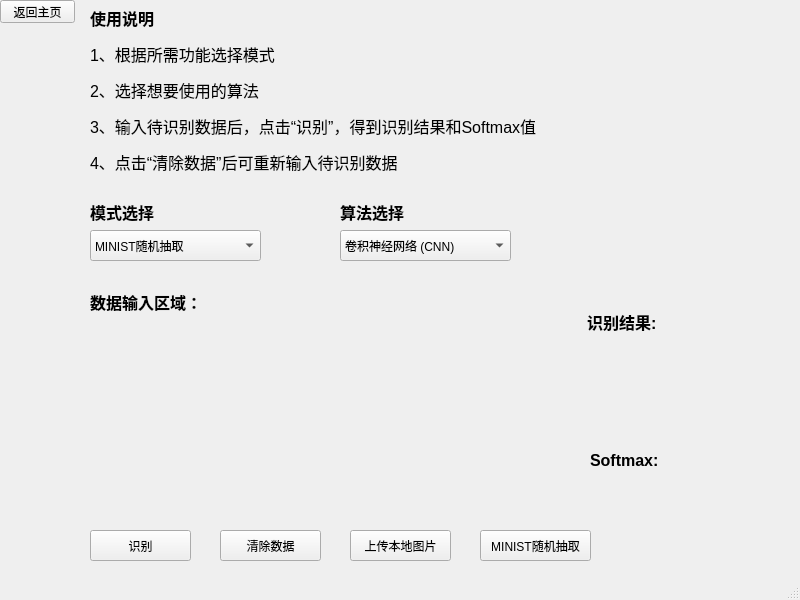
<?xml version="1.0" encoding="UTF-8"?>
<ui version="4.0">
 <class>MainWindow</class>
 <widget class="QMainWindow" name="MainWindow">
  <property name="geometry">
   <rect>
    <x>0</x>
    <y>0</y>
    <width>800</width>
    <height>600</height>
   </rect>
  </property>
  <property name="windowTitle">
   <string>单个数字识别</string>
  </property>
  <widget class="QWidget" name="centralwidget">
   <widget class="QLabel" name="label">
    <property name="geometry">
     <rect>
      <x>90</x>
      <y>0</y>
      <width>481</width>
      <height>181</height>
     </rect>
    </property>
    <property name="text">
     <string>&lt;html&gt;&lt;head/&gt;&lt;body&gt;&lt;p&gt;&lt;span style=&quot; font-size:12pt; font-weight:600;&quot;&gt;使用说明&lt;/span&gt;&lt;/p&gt;&lt;p&gt;&lt;span style=&quot; font-size:12pt;&quot;&gt;1、根据所需功能选择模式&lt;/span&gt;&lt;/p&gt;&lt;p&gt;&lt;span style=&quot; font-size:12pt;&quot;&gt;2、选择想要使用的算法&lt;/span&gt;&lt;/p&gt;&lt;p&gt;&lt;span style=&quot; font-size:12pt;&quot;&gt;3、输入待识别数据后，点击“识别”，得到识别结果和Softmax值&lt;/span&gt;&lt;/p&gt;&lt;p&gt;&lt;span style=&quot; font-size:12pt;&quot;&gt;4、点击“清除数据”后可重新输入待识别数据&lt;/span&gt;&lt;/p&gt;&lt;/body&gt;&lt;/html&gt;</string>
    </property>
   </widget>
   <widget class="QLabel" name="label_2">
    <property name="geometry">
     <rect>
      <x>90</x>
      <y>200</y>
      <width>71</width>
      <height>21</height>
     </rect>
    </property>
    <property name="text">
     <string>&lt;html&gt;&lt;head/&gt;&lt;body&gt;&lt;p&gt;&lt;span style=&quot; font-size:12pt; font-weight:600;&quot;&gt;模式选择&lt;/span&gt;&lt;/p&gt;&lt;/body&gt;&lt;/html&gt;</string>
    </property>
   </widget>
   <widget class="QComboBox" name="comboBox">
    <property name="geometry">
     <rect>
      <x>90</x>
      <y>230</y>
      <width>171</width>
      <height>31</height>
     </rect>
    </property>
    <item>
     <property name="text">
      <string>MINIST随机抽取</string>
     </property>
    </item>
    <item>
     <property name="text">
      <string>鼠标手写输入</string>
     </property>
    </item>
    <item>
     <property name="text">
      <string>上传本地图片</string>
     </property>
    </item>
   </widget>
   <widget class="QComboBox" name="comboBox_2">
    <property name="geometry">
     <rect>
      <x>340</x>
      <y>230</y>
      <width>171</width>
      <height>31</height>
     </rect>
    </property>
    <item>
     <property name="text">
      <string>卷积神经网络 (CNN)</string>
     </property>
    </item>
    <item>
     <property name="text">
      <string>深度卷积神经网络 (深度CNN)</string>
     </property>
    </item>
    <item>
     <property name="text">
      <string>最近邻算法 (KNN)</string>
     </property>
    </item>
    <item>
     <property name="text">
      <string>支持向量机 (SVM)</string>
     </property>
    </item>
   </widget>
   <widget class="QLabel" name="label_3">
    <property name="geometry">
     <rect>
      <x>340</x>
      <y>200</y>
      <width>71</width>
      <height>21</height>
     </rect>
    </property>
    <property name="text">
     <string>&lt;html&gt;&lt;head/&gt;&lt;body&gt;&lt;p&gt;&lt;span style=&quot; font-size:12pt; font-weight:600;&quot;&gt;算法选择&lt;/span&gt;&lt;/p&gt;&lt;/body&gt;&lt;/html&gt;</string>
    </property>
   </widget>
   <widget class="QLabel" name="label_4">
    <property name="geometry">
     <rect>
      <x>587</x>
      <y>310</y>
      <width>81</width>
      <height>21</height>
     </rect>
    </property>
    <property name="text">
     <string>&lt;html&gt;&lt;head/&gt;&lt;body&gt;&lt;p&gt;&lt;span style=&quot; font-size:12pt; font-weight:600;&quot;&gt;识别结果:&lt;/span&gt;&lt;/p&gt;&lt;/body&gt;&lt;/html&gt;</string>
    </property>
   </widget>
   <widget class="QLabel" name="label_5">
    <property name="geometry">
     <rect>
      <x>590</x>
      <y>450</y>
      <width>71</width>
      <height>21</height>
     </rect>
    </property>
    <property name="text">
     <string>&lt;html&gt;&lt;head/&gt;&lt;body&gt;&lt;p&gt;&lt;span style=&quot; font-size:12pt; font-weight:600;&quot;&gt;Softmax:&lt;/span&gt;&lt;/p&gt;&lt;/body&gt;&lt;/html&gt;</string>
    </property>
   </widget>
   <widget class="QLabel" name="label_6">
    <property name="geometry">
     <rect>
      <x>90</x>
      <y>290</y>
      <width>121</width>
      <height>21</height>
     </rect>
    </property>
    <property name="text">
     <string>&lt;html&gt;&lt;head/&gt;&lt;body&gt;&lt;p&gt;&lt;span style=&quot; font-size:12pt; font-weight:600;&quot;&gt;数据输入区域：&lt;/span&gt;&lt;/p&gt;&lt;/body&gt;&lt;/html&gt;</string>
    </property>
   </widget>
   <widget class="QPushButton" name="pushButton">
    <property name="geometry">
     <rect>
      <x>90</x>
      <y>530</y>
      <width>101</width>
      <height>31</height>
     </rect>
    </property>
    <property name="text">
     <string>识别</string>
    </property>
   </widget>
   <widget class="QPushButton" name="pushButton_2">
    <property name="geometry">
     <rect>
      <x>220</x>
      <y>530</y>
      <width>101</width>
      <height>31</height>
     </rect>
    </property>
    <property name="text">
     <string>清除数据</string>
    </property>
   </widget>
   <widget class="QPushButton" name="pushButton_3">
    <property name="geometry">
     <rect>
      <x>350</x>
      <y>530</y>
      <width>101</width>
      <height>31</height>
     </rect>
    </property>
    <property name="text">
     <string>上传本地图片</string>
    </property>
   </widget>
   <widget class="QPushButton" name="pushButton_4">
    <property name="geometry">
     <rect>
      <x>480</x>
      <y>530</y>
      <width>111</width>
      <height>31</height>
     </rect>
    </property>
    <property name="text">
     <string>MINIST随机抽取</string>
    </property>
   </widget>
   <widget class="QPushButton" name="pushButton_5">
    <property name="geometry">
     <rect>
      <x>0</x>
      <y>0</y>
      <width>75</width>
      <height>23</height>
     </rect>
    </property>
    <property name="text">
     <string>返回主页</string>
    </property>
   </widget>
  </widget>
  <widget class="QStatusBar" name="statusbar"/>
 </widget>
 <resources/>
 <connections/>
 <slots>
  <slot>shibie()</slot>
  <slot>qingchushuju()</slot>
  <slot>shangchuantupian()</slot>
  <slot>suijichouqu()</slot>
  <slot>fanhui()</slot>
 </slots>
</ui>
